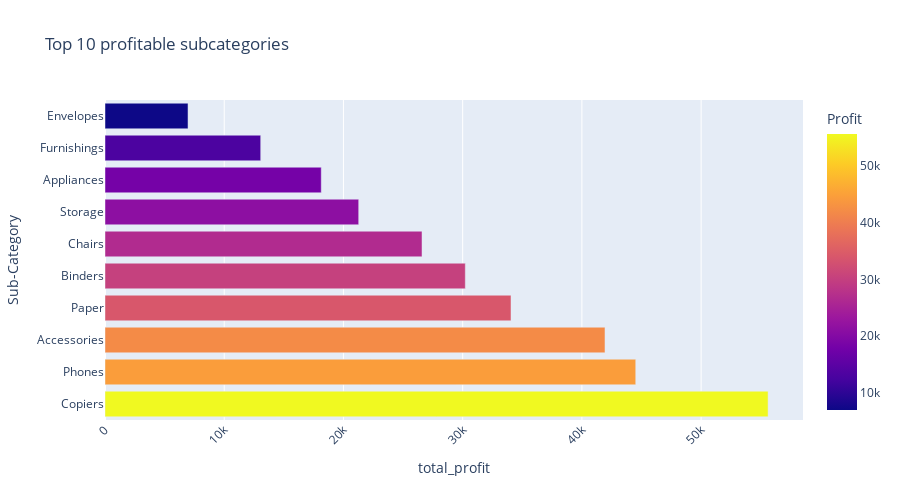

The notebook cell saved with this chart:
### Code cell
fig = px.bar(
    profitable_subcats,
    x='Profit',
    y='Sub-Category',
    color='Profit',
    title='Top 10 profitable subcategories'
)

fig.update_layout(
    xaxis_title='total_profit',
    yaxis_title='Sub-Category',
    xaxis_tickangle=-45,
    height=500
)

fig.show()

### Figure 1 — Plotly figure (JSON) as saved in the notebook; plotly's stock layout.template omitted (floating-point values rounded to 4 significant figures)
{"data": [{"alignmentgroup": "True", "hovertemplate": "Profit=%{marker.color}<br>Sub-Category=%{y}<extra></extra>", "legendgroup": "", "marker": {"color": [55620.0, 44520.0, 41940.0, 34050.0, 30220.0, 26590.0, 21280.0, 18140.0, 13060.0, 6964.0], "coloraxis": "coloraxis", "pattern": {"shape": ""}}, "name": "", "offsetgroup": "", "orientation": "h", "showlegend": false, "textposition": "auto", "type": "bar", "x": [55620.0, 44520.0, 41940.0, 34050.0, 30220.0, 26590.0, 21280.0, 18140.0, 13060.0, 6964.0], "xaxis": "x", "y": ["Copiers", "Phones", "Accessories", "Paper", "Binders", "Chairs", "Storage", "Appliances", "Furnishings", "Envelopes"], "yaxis": "y"}], "layout": {"barmode": "relative", "coloraxis": {"colorbar": {"title": {"text": "Profit"}}, "colorscale": [[0, "#0d0887"], [0.1111, "#46039f"], [0.2222, "#7201a8"], [0.3333, "#9c179e"], [0.4444, "#bd3786"], [0.5556, "#d8576b"], [0.6667, "#ed7953"], [0.7778, "#fb9f3a"], [0.8889, "#fdca26"], [1, "#f0f921"]]}, "height": 500, "legend": {"tracegroupgap": 0}, "title": {"text": "Top 10 profitable subcategories"}, "xaxis": {"anchor": "y", "domain": [0, 1], "tickangle": -45, "title": {"text": "total_profit"}}, "yaxis": {"anchor": "x", "domain": [0, 1], "title": {"text": "Sub-Category"}}}}
